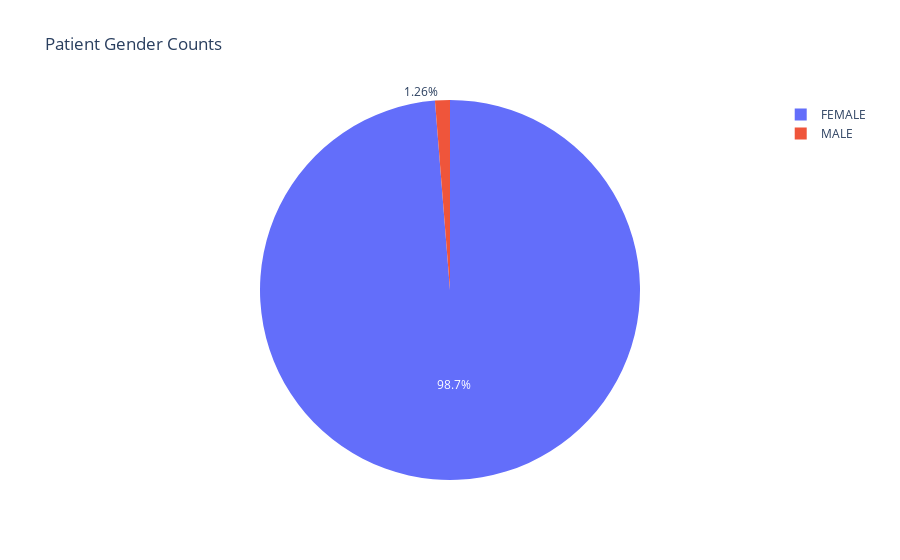

Source (notebook cell):
### Code cell
gender_count = breast_cancer_df['Gender'].value_counts().reset_index()
gender_count.columns = ['Gender', 'Count']

# Create the pie chart with Gender labels
fig3 = px.pie(gender_count, values='Count', names='Gender', title='Patient Gender Counts', hover_name='Gender')
fig3.show()

### Figure 1 — Plotly figure (JSON) as saved in the notebook; plotly's stock layout.template omitted (floating-point values rounded to 4 significant figures)
{"data": [{"domain": {"x": [0, 1], "y": [0, 1]}, "hovertemplate": "<b>%{hovertext}</b><br><br>Gender=%{label}<br>Count=%{value}<extra></extra>", "hovertext": ["FEMALE", "MALE"], "labels": ["FEMALE", "MALE"], "legendgroup": "", "name": "", "showlegend": true, "type": "pie", "values": [313, 4]}], "layout": {"legend": {"tracegroupgap": 0}, "title": {"text": "Patient Gender Counts"}}}
